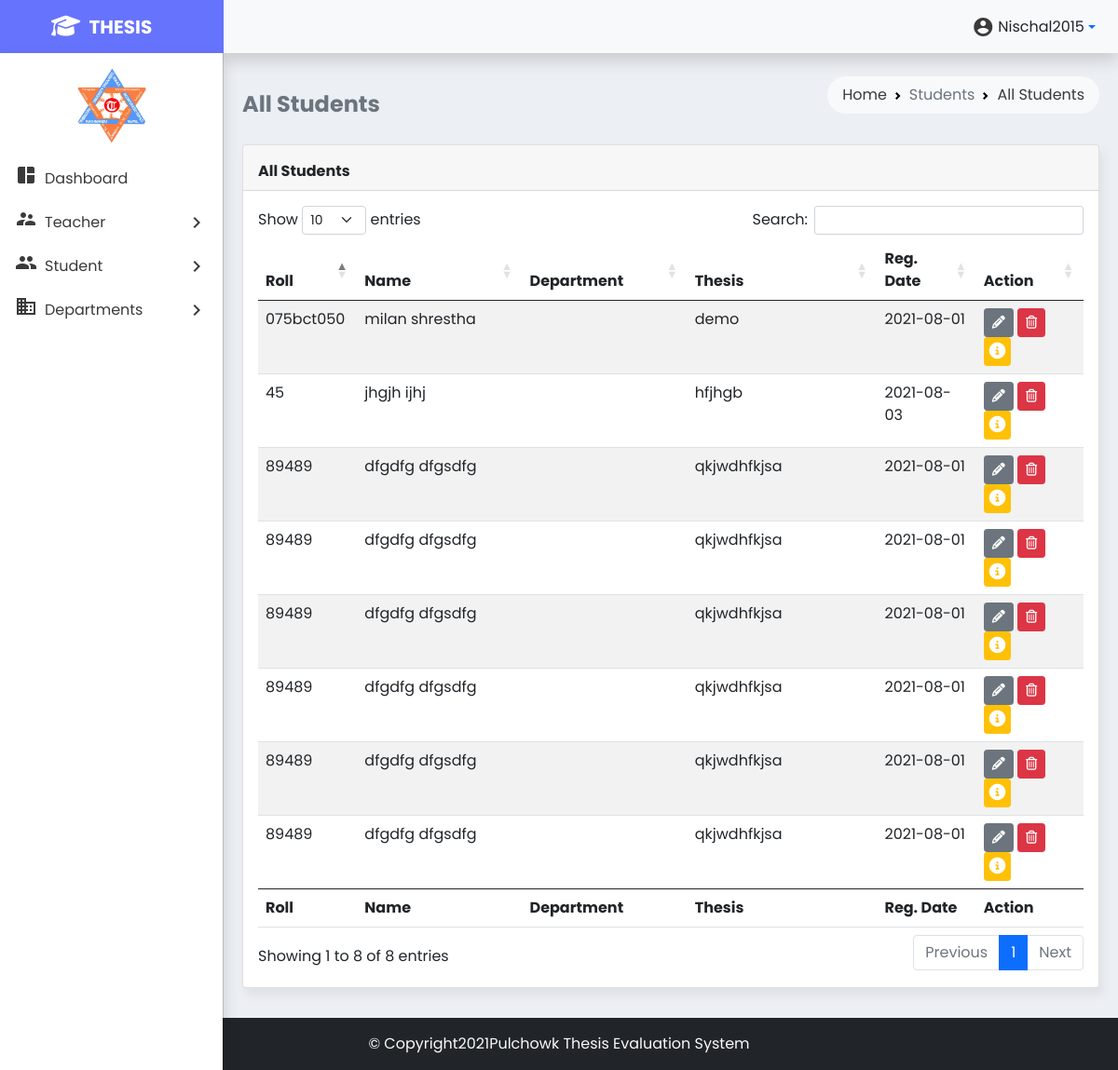
/allstudents.php (signed in), run on an earlier commit of the app's database.
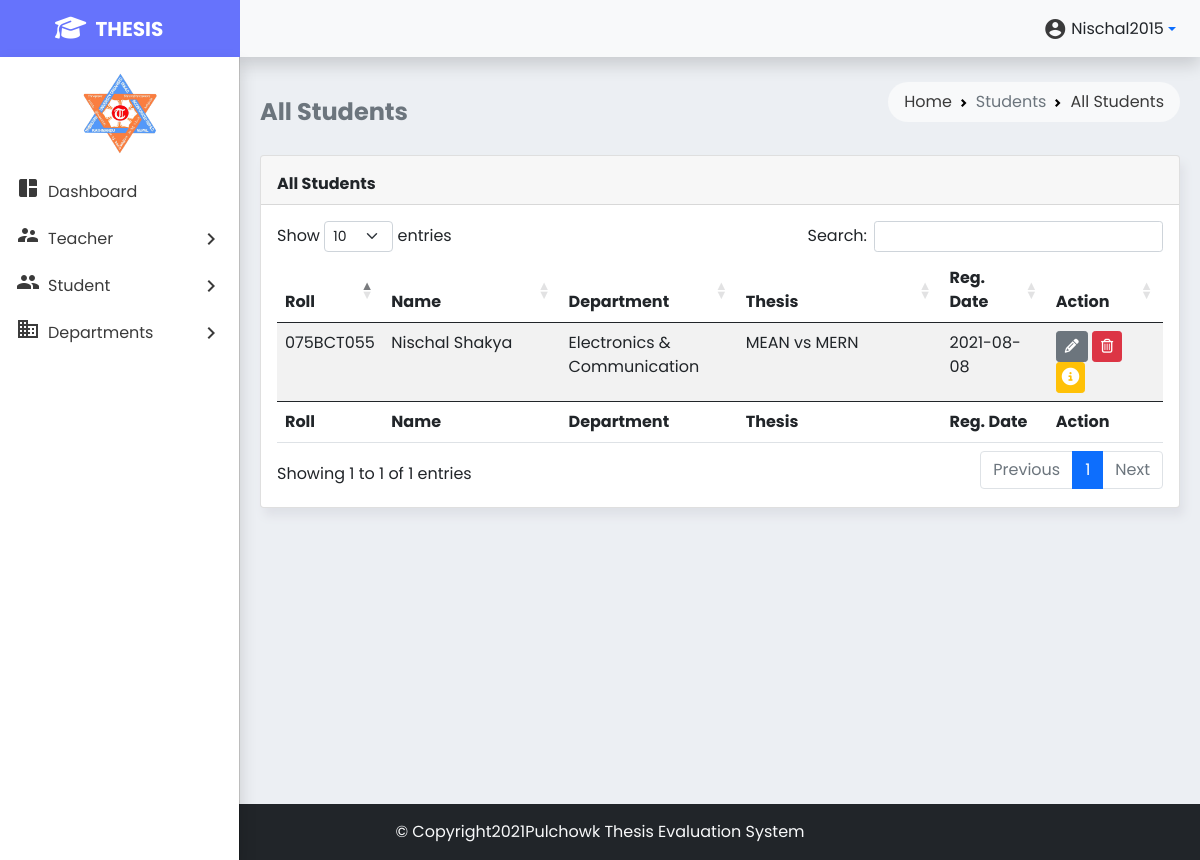
And on a later commit of the database.
### tables this page shows
CREATE TABLE `students` (
  `student_id` int(10) NOT NULL,
  `student_fname` text NOT NULL,
  `student_lname` text NOT NULL,
  `student_roll` varchar(12) NOT NULL,
  `student_gender` text NOT NULL,
  `student_regdate` date NOT NULL,
  `student_year` int(4) NOT NULL,
  `student_dep` varchar(30) NOT NULL,
  `student_thesis` varchar(255) NOT NULL
);

### partials/_function.php (called while the page is built)
<?php function e($value){return htmlspecialchars($value,ENT_QUOTES,'utf-8');} ?>

### allstudents.php (the view, shortened to what the changed rows need)
<!doctype html>
<html lang="en">
<head>
    <link href="https://cdn.jsdelivr.net/npm/bootstrap@5.0.2/dist/css/bootstrap.min.css" rel="stylesheet"
>
    <link href="https://cdn.datatables.net/1.10.25/css/dataTables.bootstrap5.min.css" rel="stylesheet">
    <link href="styles/style.min.css" rel="stylesheet">
</head>
<body><?php require 'partials/_function.php'; ?><header>
        <?php include 'partials/_dbconnect.php'; ?>
    </header>
    <main class="mt-1 p-2" style="min-height:800px">
        <div class="container-fluid">
            <div class="row">
                <div class="col-md-12">
                    <div class="mt-1 card mb-4">
                        <div class="card-body">
                            <div class="table-responsive">
                                <table class="table table-hover table-striped" id="student-list" style="width:100%">
                                    <colgroup>
                                        <col span="1" style="width:12%">
                                        <col span="1" style="width:20%">
                                        <col span="1" style="width:20%">
                                        <col span="1" style="width:23%">
                                        <col span="1" style="width:12%">
                                        <col span="1" style="width:13%">
                                    </colgroup>
                                    <thead>
                                        <tr>
                                            <th>Roll</th>
                                            <th>Name</th>
                                            <th>Department</th>
                                            <th>Thesis</th>
                                            <th>Reg. Date</th>
                                            <th>Action</th>
                                        </tr>
                                    </thead>
                                    <tbody>
                                        <?php
                                        if (isset($_GET['year'])) {
                                            $year = e($_GET['year']);
                                            $sql = "SELECT * from `students` WHERE `student_year`='$year'";
                                        }
                                        else{
                                            $sql = "SELECT * FROM `students`";
                                        }
                                        $result = mysqli_query($conn, $sql);
                                        while($row = mysqli_fetch_assoc($result)) {
                                            echo '
                                            <tr>
                                                <td>'. e($row['student_roll']) .'</td>
                                                <td>'. e($row['student_fname']) . ' ' . e($row['student_lname']) . '</td>
                                                <td>'. $row['student_dep'] .'</td>
                                                <td>'. e($row['student_thesis']) .'</td>
                                                <td>'. e($row['student_regdate']). '</td>
                                                <td>
                                                    <button type="button" class="edit btn btn-secondary btn-sm" id=e'. e($row['student_id']) .'  data-bs-placement="bottom" title="Edit" data-bs-toggle="modal" data-bs-target="#studentEditModal">
                                                    <i class="fa fa-pencil"></i>
                                                    </button>
                                                    <button type="button" class="delete btn btn-danger btn-sm" id=d'. e($row['student_id']) .' data-bs-toggle="tooltip" data-bs-placement="bottom" title="Delete"><i class="fa fa-trash-o"></i>
                                                    </button>
                                                    <a role="button" href="studentdetails.php?id='. e($row['student_id']) .'" class="information btn btn-warning btn-sm" id='. e($row['student_id']) .' title="Details" style="padding: 4px 5px !important;">
                                                    <i class="fa fa-info-circle fa-lg" style="color: #ffffff !important;"></i>
                                                    </a>
                                                </td>
                                            </tr>';
                                        }
                                        ?>
                                    </tbody>
                                    <tfoot>
                                        <tr>
                                            <th>Roll</th>
                                            <th>Name</th>
                                            <th>Department</th>
                                            <th>Thesis</th>
                                            <th>Reg. Date</th>
                                            <th>Action</th>
                                        </tr>
                                    </tfoot>
                                </table>
                            </div>
                        </div>
                    </div>
                </div>
            </div>
        </div>
    </main>
</body>
</html>

What changed in the data, as far as the page shows it:
removed students: student_roll "075bct050", student_fname "milan", student_lname "shrestha", student_thesis "demo", student_regdate "2021-08-01"
removed students: student_roll "45", student_fname "jhgjh", student_lname "ijhj", student_thesis "hfjhgb", student_regdate "2021-08-03"
removed students: student_roll "89489", student_fname "dfgdfg", student_lname "dfgsdfg", student_thesis "qkjwdhfkjsa", student_regdate "2021-08-01"
removed students: student_roll "89489", student_fname "dfgdfg", student_lname "dfgsdfg", student_thesis "qkjwdhfkjsa", student_regdate "2021-08-01"
removed students: student_roll "89489", student_fname "dfgdfg", student_lname "dfgsdfg", student_thesis "qkjwdhfkjsa", student_regdate "2021-08-01"
removed students: student_roll "89489", student_fname "dfgdfg", student_lname "dfgsdfg", student_thesis "qkjwdhfkjsa", student_regdate "2021-08-01"
removed students: student_roll "89489", student_fname "dfgdfg", student_lname "dfgsdfg", student_thesis "qkjwdhfkjsa", student_regdate "2021-08-01"
removed students: student_roll "89489", student_fname "dfgdfg", student_lname "dfgsdfg", student_thesis "qkjwdhfkjsa", student_regdate "2021-08-01"
added students: student_roll "075BCT055", student_fname "Nischal", student_lname "Shakya", student_dep "Electronics & Communi­cation", student_thesis "MEAN vs MERN", student_regdate "2021-08-08"
Also different on the page:
text written by a page script: "Show entries Search: Showing 1 to 8 of 8 entries Previous 1 Next" → "Show entries Search: Showing 1 to 1 of 1 entries Previous 1 Next"
